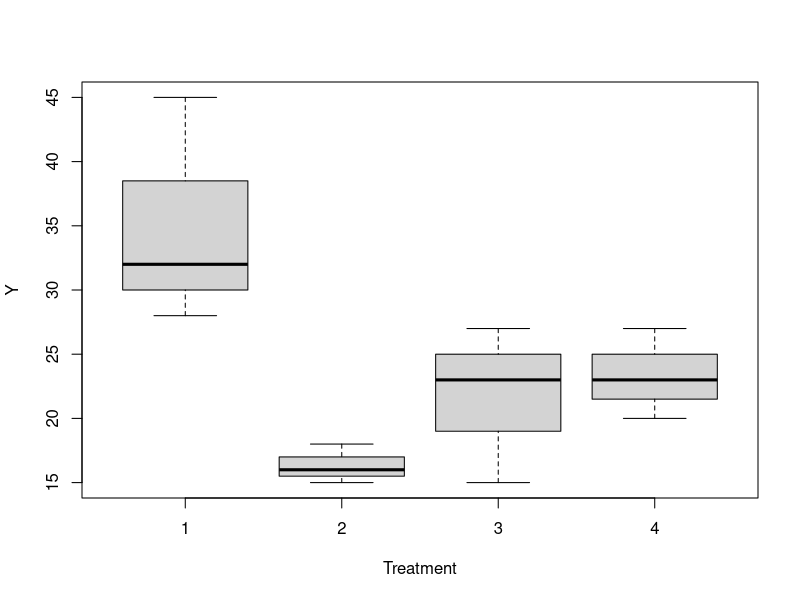
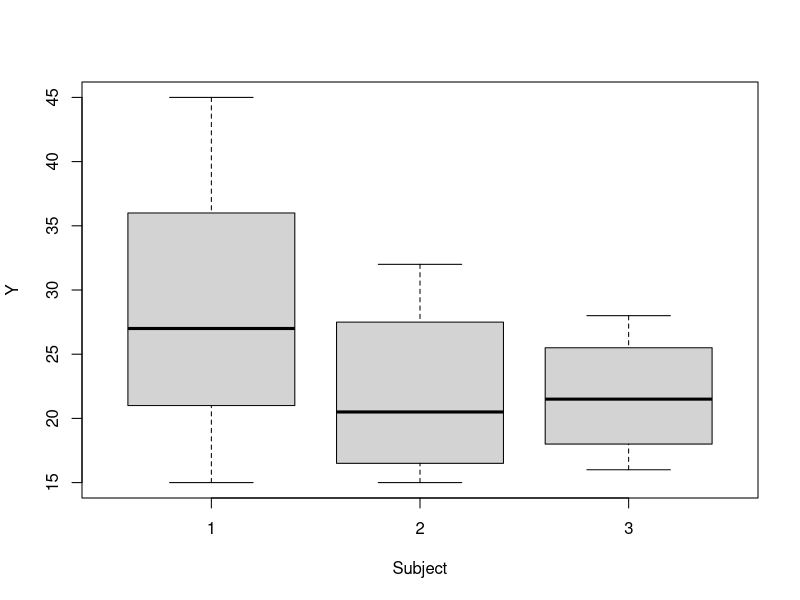
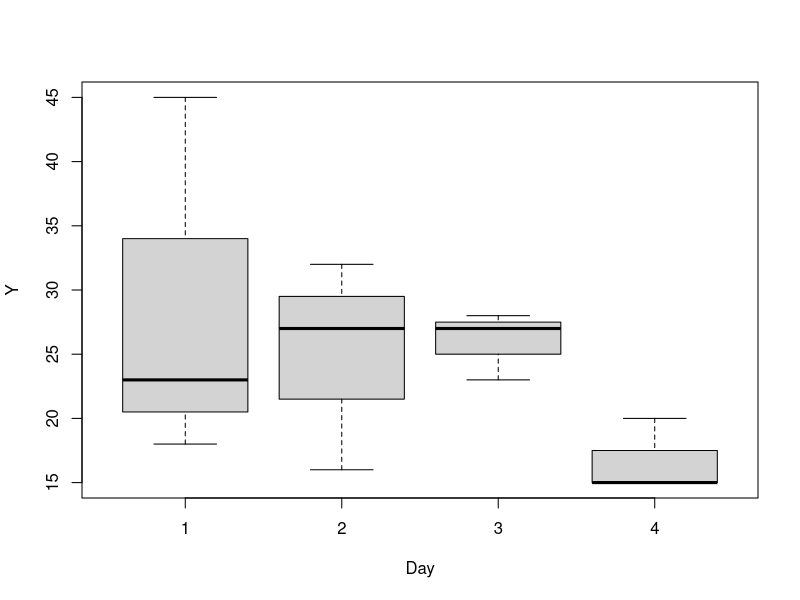
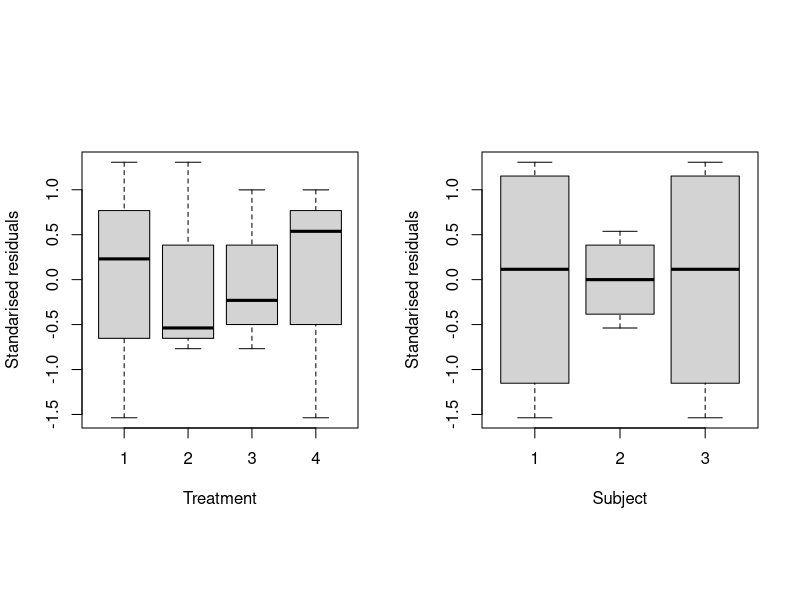
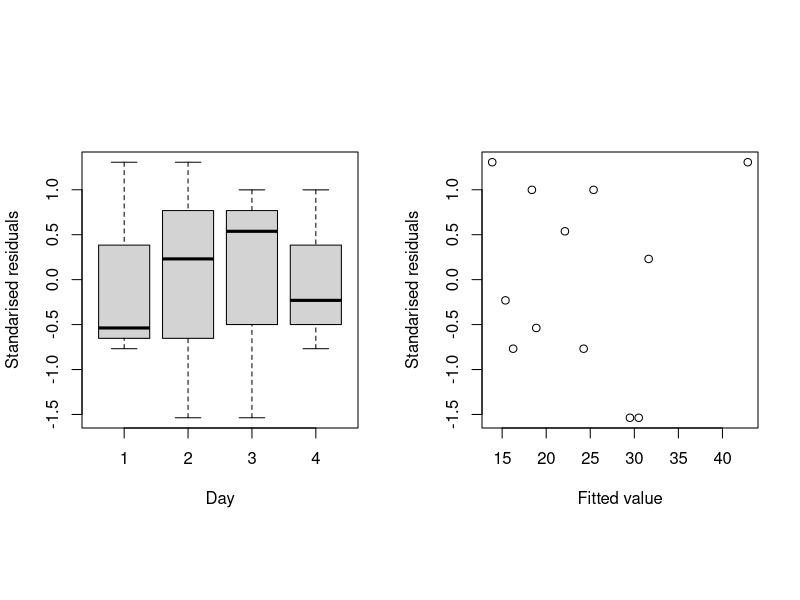
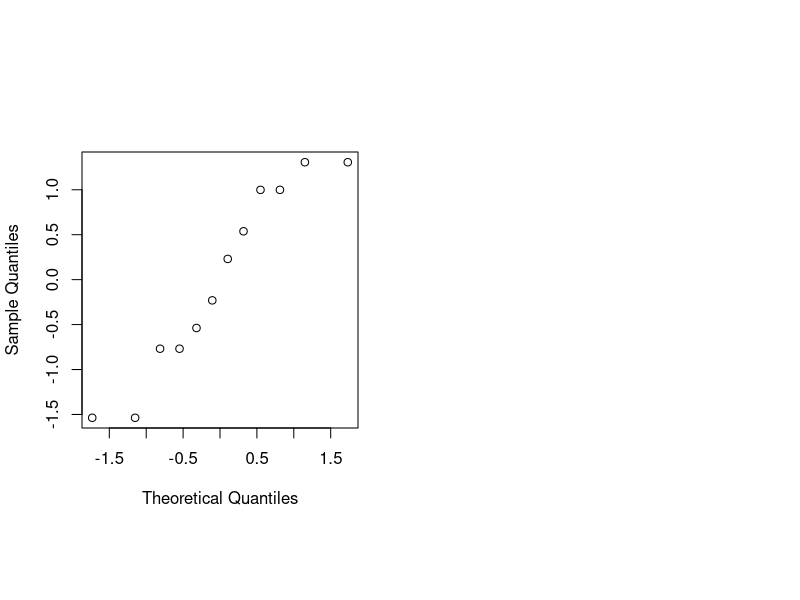

Source code (R) for these figures, in order:
## ---- chunk 1
#Setting up enviroment
library(tidyverse)
exercise <- data.frame(
 Subject = rep(1:3, rep(4, 3)),
 Day = rep(1:4, 3),
 Treatment = c(1, 4, 3, 2, 2, 1, 4, 3, 3, 2, 1, 4),
 Y = c(45, 27, 27, 15, 18, 32, 23, 15, 23, 16, 28, 20)
)
#changing covariates to factors 
exercise <- exercise%>%
  mutate(Subject = factor(Subject,levels = c(1:3),labels=c(1:3)),
         Day = factor(Day, levels=c(1:4), labels=c(1:4)),
         Treatment = factor(Treatment, levels=c(1:4),labels=c(1:4)))
## ---- chunk 2
#Finding mean and SD of treatent, subject and day variables
aggregate(Y~Treatment,data=exercise,
          FUN = function(x) c(mean = mean(x), sd = sd(x)))
aggregate(Y~Subject,data=exercise,
          FUN = function(x) c(mean = mean(x), sd = sd(x)))
aggregate(Y~Day,data=exercise,
          FUN = function(x) c(mean = mean(x), sd = sd(x)))

#generating boxplots
boxplot(Y ~ Treatment,data=exercise)
boxplot(Y ~ Subject,data=exercise)
boxplot(Y ~ Day,data=exercise)
## ---- chunk 3
#fitting model
exercise.lm <- lm(Y ~ Day+Subject+Treatment,data=exercise)
anova(exercise.lm)
## ---- chunk 4
#Investigating pairwise differences
exercise.emm <- emmeans::emmeans(exercise.lm, ~ Treatment)
pairs(exercise.emm)
## ---- chunk 5
#residual plots
standres <- rstandard(exercise.lm)
fitted <- fitted(exercise.lm)
par(mfrow = c(1, 2), pty = "s")
with(exercise, {
  plot(Treatment, standres, xlab = "Treatment", ylab = "Standarised residuals")
  plot(Subject, standres, xlab = "Subject", ylab = "Standarised residuals")
   par(mfrow = c(1, 2), pty = "s") 
  plot(Day, standres, xlab = "Day", ylab = "Standarised residuals")
  plot(fitted, standres, xlab = "Fitted value", ylab = "Standarised residuals")
})
#creating qq plot
par(pty = "s")
qqnorm(standres, main = "")

## ---- chunk 6
#Adding variables of two level factors
exercise <- exercise%>%
  mutate(Duration=ifelse(Treatment==1,1,ifelse(Treatment==2,1,3)),
         Speed=ifelse(Treatment==1,40,ifelse(Treatment==3,40,60)),
         Pedal=ifelse(Treatment==1,"hand",ifelse(Treatment==4,"hand","foot")),
         Duration= factor(Duration,levels=c(1,3),labels=c(1,3)),
         Speed=factor(Speed,levels=c(40,60),labels=c(40,60)),
         Pedal=factor(Pedal,levels=c("hand","foot"),labels=c("hand","foot")))

#Changing levels to high=+1 or low=-1
exercise_contrast <- exercise%>%
  mutate(Duration = ifelse(Duration==1,-1,1),
         Speed = ifelse(Speed==40,-1,1),
         Pedal = ifelse(Pedal=="hand",-1,1))
## ---- chunk 7
#fitting factorial linear model
fact.lm <- lm(Y ~ Subject + Day + Duration +Speed + Pedal, data = exercise_contrast)
anova(fact.lm)
## ---- chunk 8
#reporting main factorial effect estimates
2*coef(fact.lm)[7:9]
## ---- chunk 9
#Investigating 2 factor interactions (showing that estimates are the same as those attainted in part(b) for the third factor)
fact.npedal.lm <- lm(Y ~Subject + Day + Duration + Speed + Duration:Speed, data = exercise_contrast)
2*coef(fact.npedal.lm)[9]

fact.nspeed.lm <- lm(Y ~Subject + Day + Duration + Pedal + Duration:Pedal, data = exercise_contrast)
2*coef(fact.nspeed.lm)[9]

fact.nduration.lm <- lm(Y ~Subject + Day + Pedal + Speed + Pedal:Speed, data = exercise_contrast)
2*coef(fact.nduration.lm)[9]
